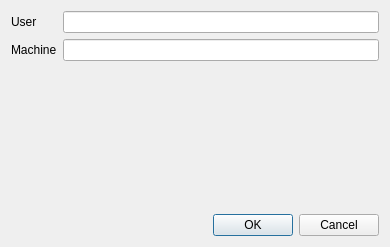
<?xml version="1.0" encoding="UTF-8"?>
<ui version="4.0">
 <class>ConnectionDialog</class>
 <widget class="QDialog" name="ConnectionDialog">
  <property name="geometry">
   <rect>
    <x>0</x>
    <y>0</y>
    <width>390</width>
    <height>247</height>
   </rect>
  </property>
  <property name="windowTitle">
   <string>Dialog</string>
  </property>
  <layout class="QHBoxLayout" name="horizontalLayout">
   <item>
    <layout class="QVBoxLayout" name="verticalLayout">
     <property name="sizeConstraint">
      <enum>QLayout::SetDefaultConstraint</enum>
     </property>
     <item>
      <layout class="QGridLayout" name="gridLayout">
       <item row="0" column="0">
        <widget class="QLabel" name="label_user">
         <property name="text">
          <string>User</string>
         </property>
        </widget>
       </item>
       <item row="0" column="1">
        <widget class="QLineEdit" name="lineEdit_user"/>
       </item>
       <item row="1" column="0">
        <widget class="QLabel" name="label_machine">
         <property name="text">
          <string>Machine</string>
         </property>
        </widget>
       </item>
       <item row="1" column="1">
        <widget class="QLineEdit" name="lineEdit_machine"/>
       </item>
      </layout>
     </item>
     <item>
      <spacer name="verticalSpacer">
       <property name="orientation">
        <enum>Qt::Vertical</enum>
       </property>
       <property name="sizeHint" stdset="0">
        <size>
         <width>20</width>
         <height>40</height>
        </size>
       </property>
      </spacer>
     </item>
     <item>
      <widget class="QDialogButtonBox" name="buttonBox">
       <property name="orientation">
        <enum>Qt::Horizontal</enum>
       </property>
       <property name="standardButtons">
        <set>QDialogButtonBox::Cancel|QDialogButtonBox::Ok</set>
       </property>
      </widget>
     </item>
    </layout>
   </item>
  </layout>
 </widget>
 <tabstops>
  <tabstop>lineEdit_user</tabstop>
  <tabstop>lineEdit_machine</tabstop>
 </tabstops>
 <resources/>
 <connections>
  <connection>
   <sender>buttonBox</sender>
   <signal>accepted()</signal>
   <receiver>ConnectionDialog</receiver>
   <slot>accept()</slot>
   <hints>
    <hint type="sourcelabel">
     <x>248</x>
     <y>254</y>
    </hint>
    <hint type="destinationlabel">
     <x>157</x>
     <y>274</y>
    </hint>
   </hints>
  </connection>
  <connection>
   <sender>buttonBox</sender>
   <signal>rejected()</signal>
   <receiver>ConnectionDialog</receiver>
   <slot>reject()</slot>
   <hints>
    <hint type="sourcelabel">
     <x>316</x>
     <y>260</y>
    </hint>
    <hint type="destinationlabel">
     <x>286</x>
     <y>274</y>
    </hint>
   </hints>
  </connection>
 </connections>
</ui>
